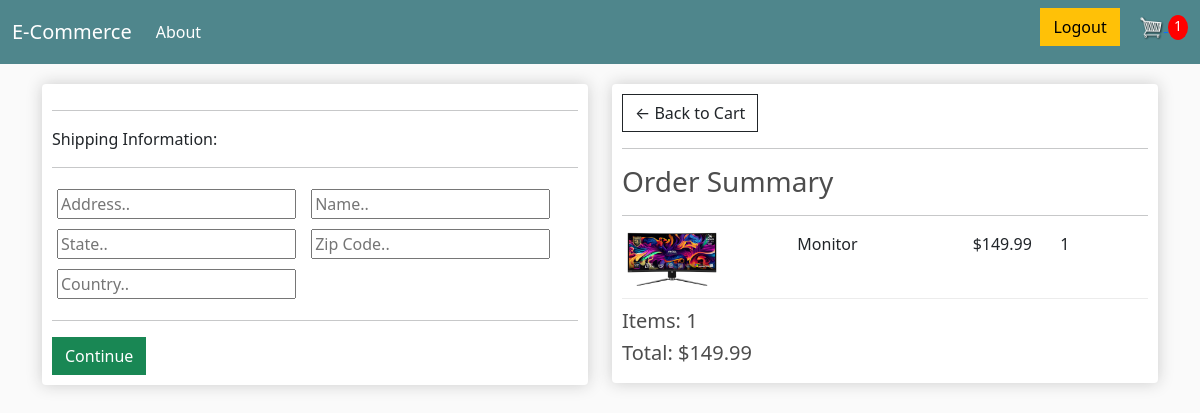
Screenshot of /checkout/ (signed in) with the database file from the repository.
### store/models.py (models this page shows, shortened)
class OrderItem(models.Model):
    product = models.ForeignKey(Product, on_delete = models.SET_NULL, null = True, blank = True)
    order = models.ForeignKey(Order, on_delete = models.SET_NULL, null = True, blank = True)
    quantity = models.IntegerField(default = 0, null = True, blank = True)
    date_added = models.DateField(auto_now_add = True)
    @property
    def get_total(self):
        total = self.product.price * self.quantity
        return total

class Product(models.Model):
    name = models.CharField(max_length = 200)
    price = models.FloatField()
    digital = models.BooleanField(default = False, null = True, blank = False)
    image = models.ImageField(null = True, blank = True)
    @property # if product doesn't have image, this try statement will return an empty image so that page can properly load
    def imageURL(self):
        try:
            url = self.image.url
        except:
            url = ''
        return url

class Order(models.Model):
    customer = models.ForeignKey(Customer, on_delete=models.SET_NULL, null = True, blank = True) # one to many relationship
    date_order = models.DateTimeField(auto_now_add = True)
    complete = models.BooleanField(default = False, null = True, blank = False)
    transaction_id = models.CharField(max_length= 200, null = True)
    @property
    def shipping(self):
        shipping = False
        orderitems = self.orderitem_set.all()
        for i in orderitems:
            if i.product.digital == False:
                shipping = True
        return shipping
    @property
    def get_cart_total(self):
        orderitems = self.orderitem_set.all()
        total = sum([item.get_total for item in orderitems])
        return total
    @property
    def get_cart_items(self):
        orderitems = self.orderitem_set.all()
        total = sum([item.quantity for item in orderitems])
        return total

### store/views.py (the view)
# urls.py: path('checkout/', views.checkout, name = 'checkout'),
def checkout(request):
    data = cart_data(request)
    cartItems = data['cartItems']
    order = data['order']
    items = data['items']
    context = {'items':items, 'order':order, 'cartItems':cartItems}
    return render(request, 'store/checkout.html', context)

### store/utils.py (called while the page is built)
def cart_data(request):
    if request.user.is_authenticated:
        customer = request.user.customer
        order, created = Order.objects.get_or_create(customer = customer, complete = False)
        items = order.orderitem_set.all()
        cartItems = order.get_cart_items
    else:
        cookie_data = cookie_cart(request)
        cartItems = cookie_data['cartItems']
        order = cookie_data['order']
        items = cookie_data['items']
    return {'cartItems': cartItems, 'order': order, 'items': items}

### store/templates/store/checkout.html (shortened to what this page needs)
{% extends 'store/main.html' %}
{% load static %}
{% block content %}
    <div class="row">
        <div class="col-lg-6">
            <div class="box-element" id="form-wrapper">
                <form id="form">
                    <div id="shipping-info">
                        <hr>
                        <p>Shipping Information:</p>
                        <hr>
                        <div class="form-field">
                            <input required-class="form-control" type="text" name="address" placeholder="Address..">
                        </div>
                        <div class="form-field">
                            <input required-class="form-control" type="text" name="city" placeholder="Name..">
                        </div>
                        <div class="form-field">
                            <input required-class="form-control" type="text" name="state" placeholder="State..">
                        </div>
                        <div class="form-field">
                            <input required-class="form-control" type="text" name="zipcode" placeholder="Zip Code..">
                        </div>
                        <div class="form-field">
                            <input required-class="form-control" type="text" name="country" placeholder="Country..">
                        </div>
                    </div>
                    <hr>
                    <input id="form-button" class="btn btn-success btn-block" type="submit" value="Continue">
                </form>
            </div>
            <br>
        </div>
        <div class="col-lg-6">
            <div class="box-element">
                <a class="btn btn-outline-dark" href="{% url 'cart' %}">&#x2190; Back to Cart</a>
                <hr>
                <h3>Order Summary</h3>
                <hr>
                {% for item in items %}
                    <div class="cart-row">
                        <div style="flex:2"><img class="row-image" src="{{item.product.imageURL}}"></div>
                        <div style="flex:2"><p>{{item.product.name}}</p></div>
                        <div style="flex:1"><p>${{item.product.price}}</p></div>
                        <div style="flex:1"><p>{{item.quantity}}</p></div>
                    </div>
                {% endfor %}
                <h5>Items: {{order.get_cart_items}}</h5>
                <h5>Total: ${{order.get_cart_total|floatformat:2}}</h5>
            </div>
        </div>
    </div>
{% endblock content%}

### store/static/store/css/main.css (style rules this page uses)
body { background-color: hsl(0, 0%, 98%); }
h1,h2,h3,h4,h5,h6 { color:hsl(0, 0%, 30%); }
.box-element { box-shadow:hsl(0, 0%, 80%) 0 0 16px; background-color: #fff; border-radius: 4px; padding: 10px; margin-top: 10px; }
.col-lg-4, .col-lg-6, .col-lg-8, .col-lg-12 { margin-top: 10px; }
.btn { border-radius: 0; }
.row-image { width: 100px; }
.form-field { width:250px; display: inline-block; padding: 5px; }
.cart-row { display: flex; align-items: stretch; padding-bottom: 10px; margin-bottom: 10px; border-bottom: 1px solid #ececec; }

### rows the page displays
OrderItem: product.imageURL (picture), product.name "Monitor", product.price "149.99", quantity "1"
Order: get_cart_items "1", get_cart_total "149.99"

### other values shown
{{ cartItems }} "1"
